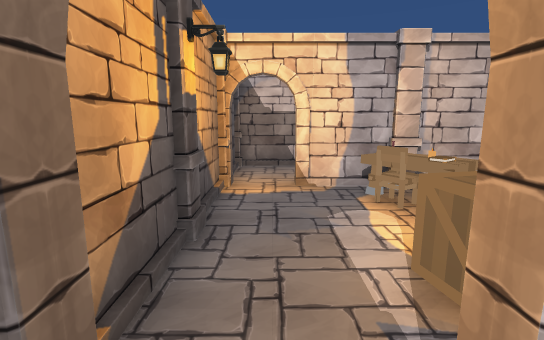
[1] (above)

23 first-person views from a walk through a Unity game level. The camera is 1.4 m above the floor, tilts 10° down and sees 85° across. The floor is counted in squares, 1 m on a side. Each view is taken from the middle of a square. On the plan, view 1 faces up. The plan holds only what a view shows up to about 14 squares ahead; the rest is blank. Some animated figures are not drawn. Door leaves are left out, so doorways stand open.

[2]
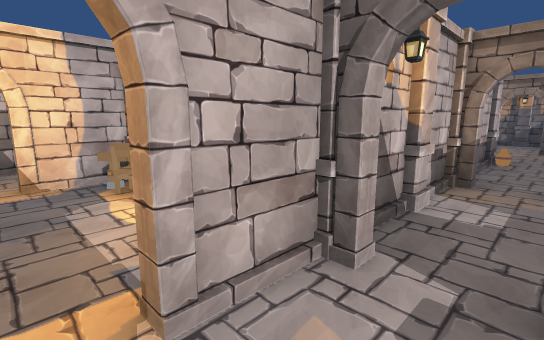

[3]
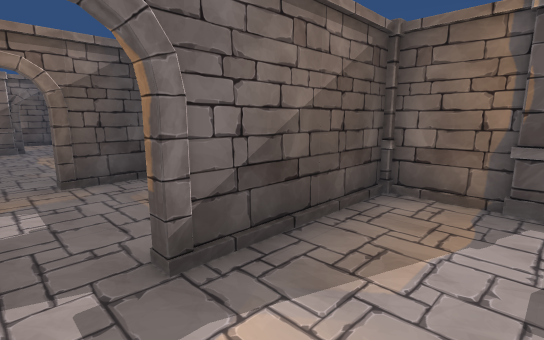

[4]
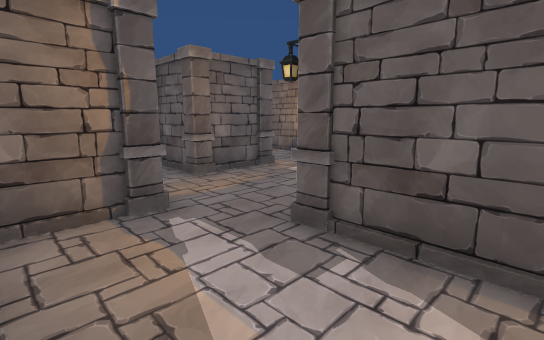

[5]
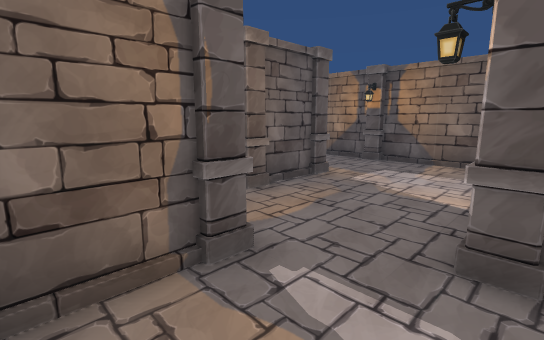

[6]
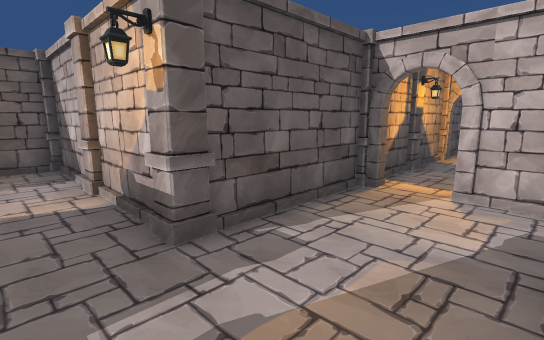

[7]
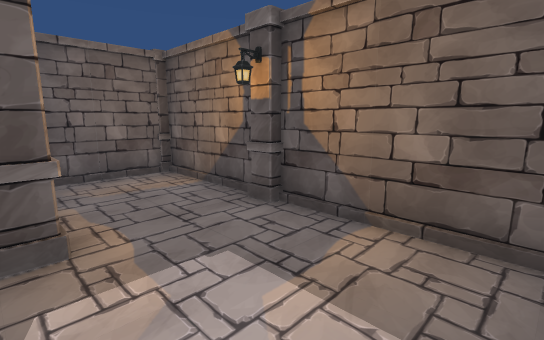

[8]
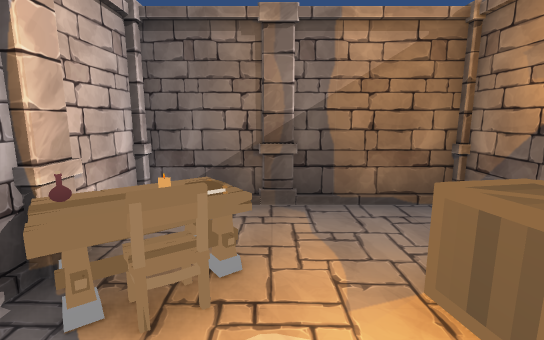

[9]
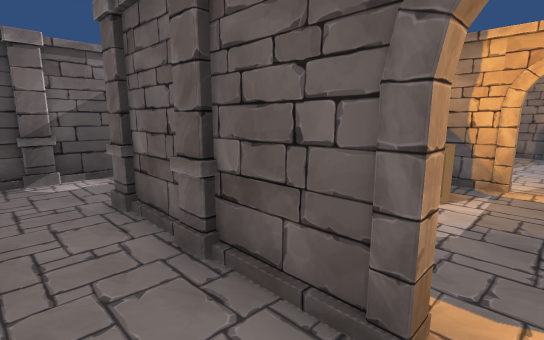

[10]
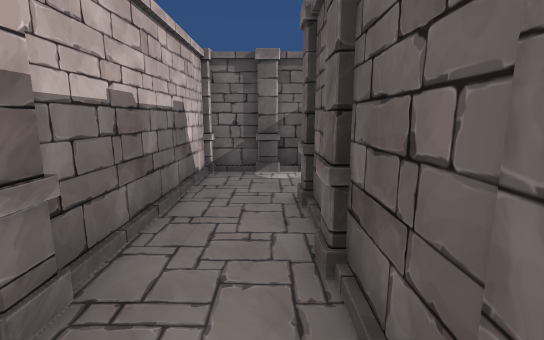

[11]
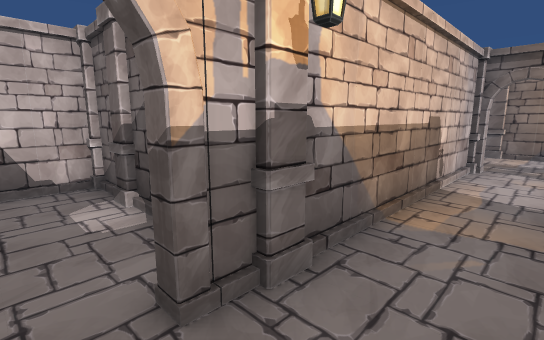

[12]
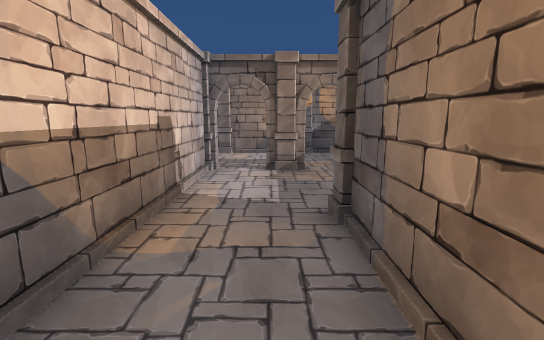

[13]
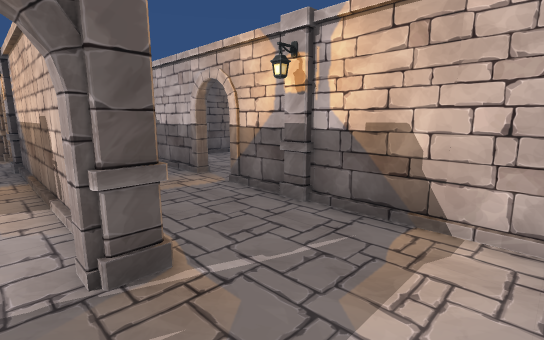

[14]
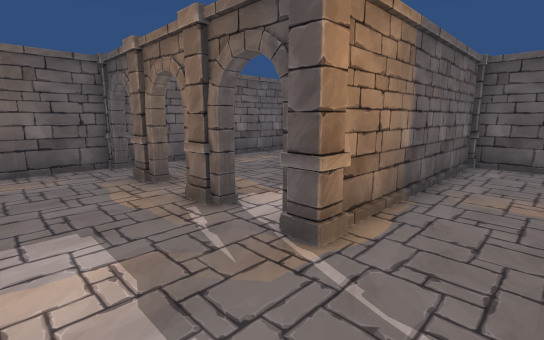

[15]
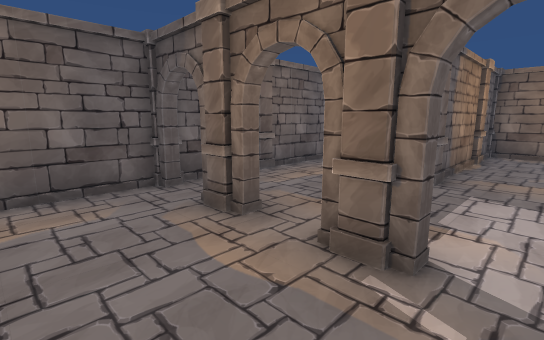

[16]
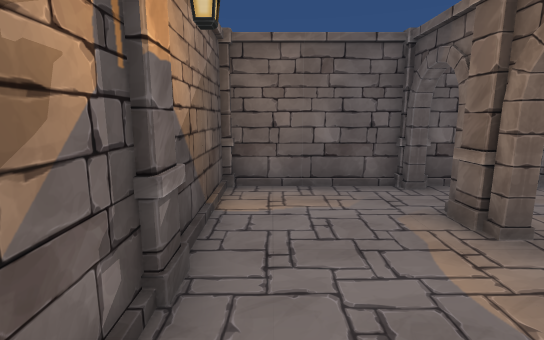

[17]
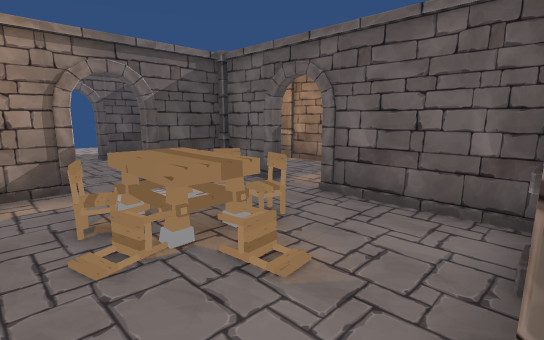

[18]
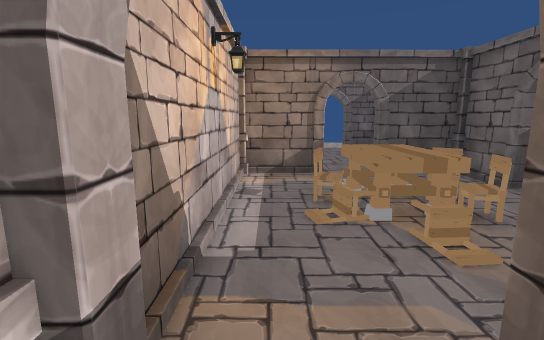

[19]
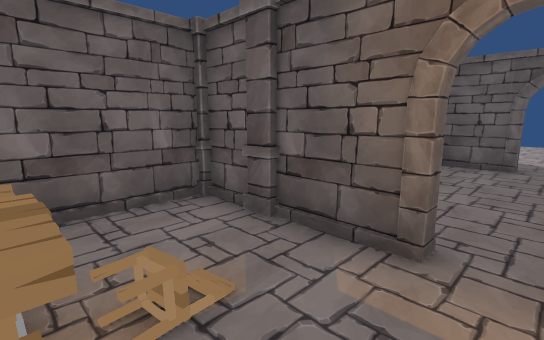

[20]
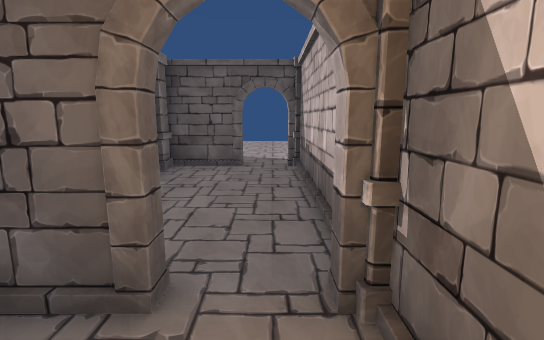

[21]
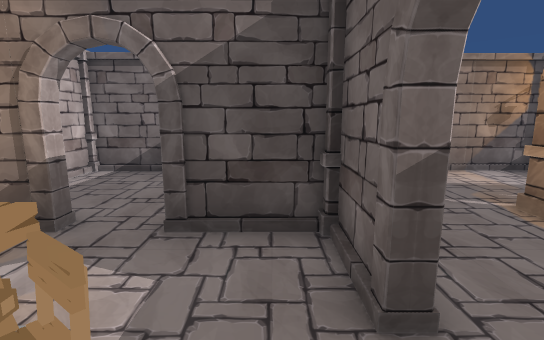

[22]
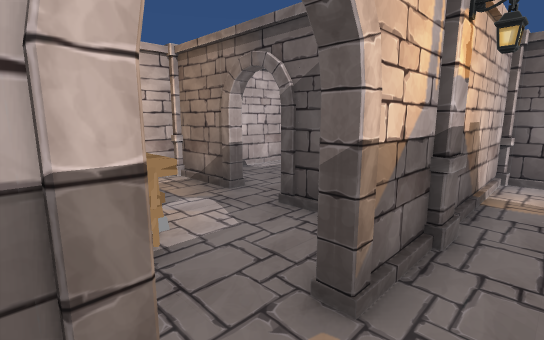

[23]
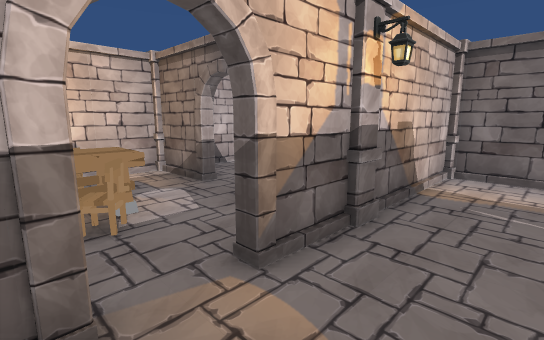

### Floor plan
Points are (right, up) in squares from view 1. A wall is a line through its corners. A room is listed if a view was taken in it or the views show most of it. See-through windows are left out.
Room 1 (views 1, 2, 3, 4, 5, 6, 7)
walls: (-3.5, -7.6) (-2.4, -7.6); (-1.9, -8.4) (-1.9, -9.5); (-1.8, -3.4) (-3.5, -3.4); (-5.2, -3.4) (-7.7, -3.4) (-7.7, -11.5) (-5, -11.5); (0.5, -5.5) (2.5, -5.5) (2.5, -1); (-1.1, 0.6) (-1.1, -2.6); (3.1, 0.7) (0.6, 0.7)
ways out: open door at (0, 1) to room 2; gap at (3, -1)
objects: pillar (-8, -8) to (-7, -8); pillar (-4, -8); pillar (-2, -8); pillar (-1, -3); pillar (0, -6) to (0, -5)
Room 2 (view 8)
walls: (0.6, 0.9) (1.9, 0.9); (-1.1, 3.5) (-1.1, 1.6); (2.5, 6.1) (0.5, 6.1); (4.8, 1.5) (4.8, 5.5); (-1.1, 5.5) (-1.1, 4.5)
ways out: open door at (0, 1) to room 1; open door at (0, 6) to room 3
objects: box (1, 2) to (2, 3); chair (2, 5); pillar (3, 1); table (3, 4) to (3, 5)
Room 3 (views 9, 10)
walls: (4.5, 6.1) (2.5, 6.1); (0.5, 6.4) (4.5, 6.4); (0.8, 8.7) (-0.5, 8.7); (7.5, 8.7) (2.4, 8.7); (7.8, 5.6) (7.8, 8.5); (-1.1, 8.5) (-1.1, 7.2)
ways out: open door at (0, 6) to room 2; opening at (6, 5) to room 4
objects: pillar (3, 6); pillar (5, 6); pillar (8, 7)
Room 4 (views 11, 12, 13, 14, 15, 16, 22, 23)
walls: (14.5, 3.8) (6.8, 3.8); (10.5, 0.7) (9.9, 0.7); (8.5, 4) (14.6, 4); (11.4, 7) (8.9, 7); (7.5, 0.9) (10.5, 0.9); (15.5, -3.1) (18.5, -3.1); (18.9, 1.4) (18.9, 3.6); (8, 5.6) (8, 4.5); (18.9, 5.2) (18.9, 6.6); (8.6, -3.1) (14.6, -3.1); (18.5, 7) (12.7, 7); (19, -2.4) (19, 0.5); (5, 2.5) (5, 1.5)
ways out: opening at (6, 5) to room 3; open door at (12, 7) to room 5; open door at (7, -0.5)
objects: pillar (5, 4); pillar (7, 1); pillar (8, 4); pillar (11, 1); pillar (12, -3); pillar (15, -3); pillar (15, -1); pillar (15, 2); pillar (15, 4); pillar (15, 7)
Room 5 (views 17, 19, 20, 21)
walls: (12.7, 7.2) (14.6, 7.2) (14.6, 9.4); (7.6, 11.1) (8, 11.1) (8, 7.5); (14.6, 10.6) (14.5, 12.8) (8.5, 12.8); (8.4, 7.2) (11.4, 7.2)
ways out: open door at (12, 7) to room 4; opening at (7, 12) to room 6; open door at (7.5, 11) to room 6; opening at (15, 10) to room 7
objects: pillar (8, 9); pillar (8, 13); chair (11, 9); table (11, 10) to (13, 11); chair (12, 9); chair (12, 11)
Room 6 (view 18)
walls: (1.3, 11.2) (1.3, 8.9); (6.2, 12.8) (1.6, 12.8)
ways out: opening at (7, 12) to room 5; open door at (7.5, 11) to room 5; open door at (1, 11.5)
objects: pillar (2, 9)
Room 7 (no view inside)
walls: (18.8, 10.8) (18.8, 12.4); (18.9, 7.7) (18.9, 9.2); (18.5, 12.8) (16.2, 12.8)
ways out: opening at (15, 10) to room 5; open door at (19, 9.5)

Positions as (right, up) in squares from view 1, and headings:
1: (0, 0), facing up
2: (0, -1), facing up-right
3: (0, 0), facing down-right
4: (2, -1), facing down-left
5: (2, -3), facing down-left
6: (2, -5), facing up-left
7: (-4, -4), facing down-left
8: (0, 4), facing right
9: (0, 8), facing down-right
10: (0, 7), facing right
11: (6, 2), facing up-right
12: (7, 2), facing right
13: (18, 3), facing up-left
14: (18, 6), facing down-left
15: (18, 3), facing down-left
16: (18, 3), facing down
17: (8, 12), facing down-right
18: (7, 12), facing right
19: (11, 12), facing down-left
20: (10, 12), facing left
21: (11, 8), facing right
22: (11, 6), facing up-right
23: (11, 5), facing up-right
